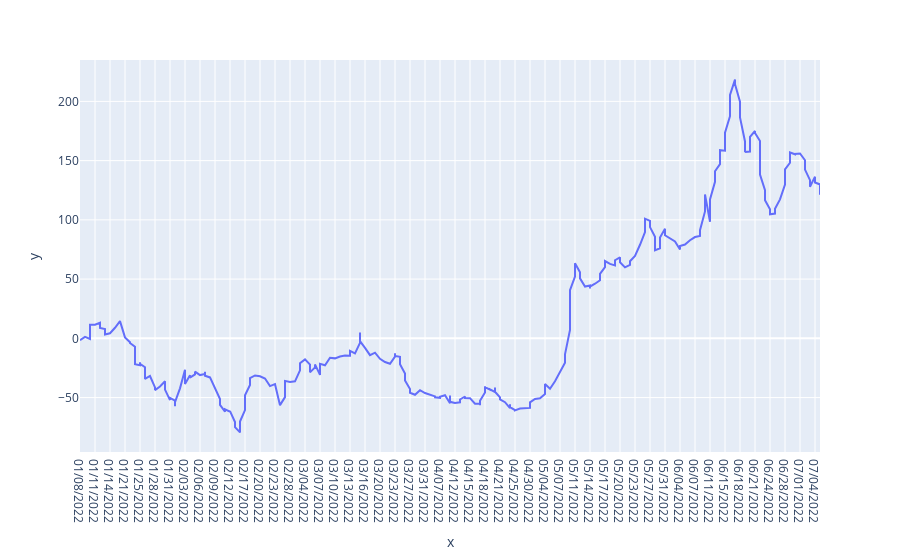

The cell this chart's notebook holds for it:
### Code cell
fig5 = px.line(x = date_list, y = cumulative_list_results)
fig5

### Figure 1 — Plotly figure (JSON) as saved in the notebook; plotly's stock layout.template omitted (floating-point values rounded to 4 significant figures; data arrays with more than 128 entries replaced by an {"elided": "..."} marker saying what was removed)
{"data": [{"hovertemplate": "x=%{x}<br>y=%{y}<extra></extra>", "legendgroup": "", "line": {"color": "#636efa", "dash": "solid"}, "mode": "lines", "name": "", "orientation": "v", "showlegend": false, "type": "scatter", "x": {"elided": "264 str values"}, "xaxis": "x", "y": {"elided": "264 float values"}, "yaxis": "y"}], "layout": {"legend": {"tracegroupgap": 0}, "margin": {"t": 60}, "xaxis": {"anchor": "y", "domain": [0, 1], "title": {"text": "x"}}, "yaxis": {"anchor": "x", "domain": [0, 1], "title": {"text": "y"}}}}
